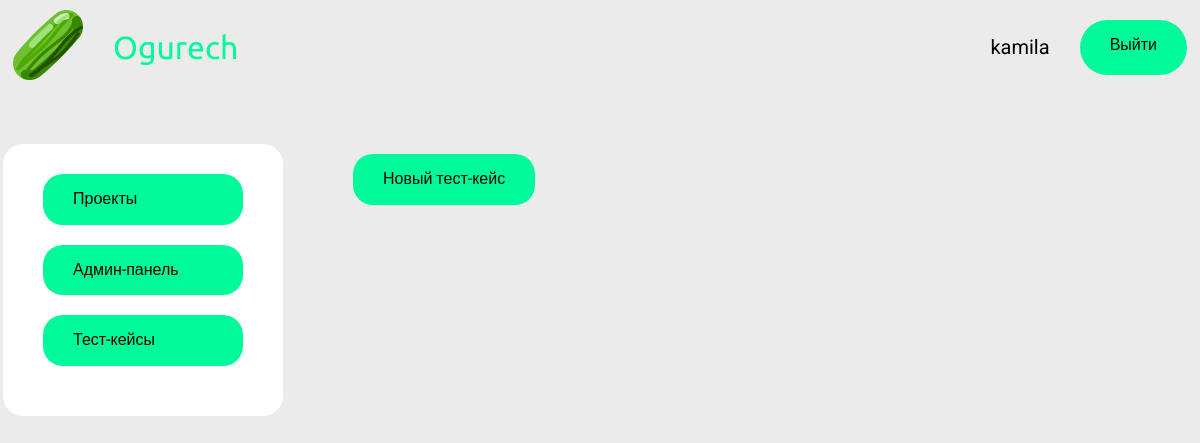
Page /test/test_cases (signed in) on the earlier database version.
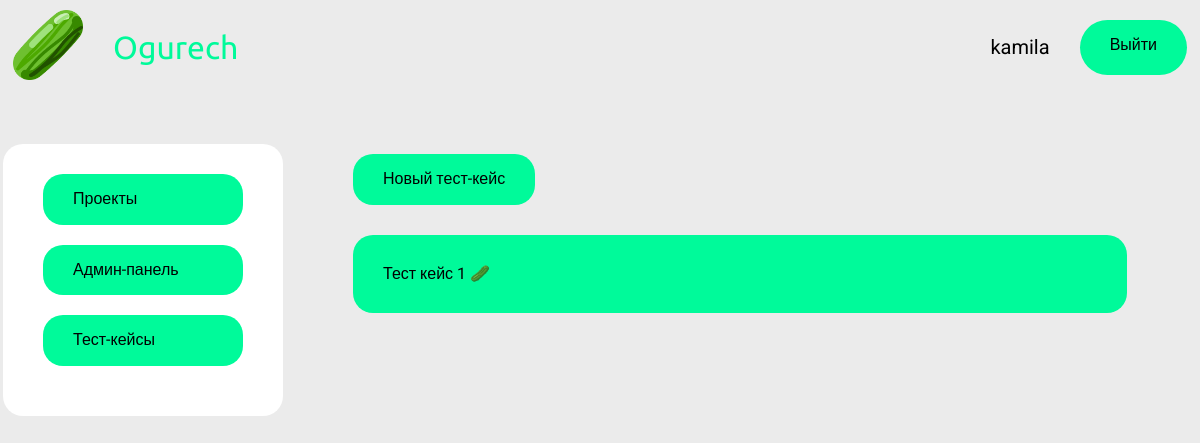
Same page on the later database version.
### service/models.py (models this page shows)
class TestCase(models.Model):
    description = models.TextField()
    expectedResult = models.CharField(max_length=200)

### service/views.py (the view)
    def wrapper(*args, **kwargs) -> HttpResponse:
        request, data = func(*args, **kwargs)
        if not data['ok']:
            return render(request, ERROR.get_html(), context=data)
        return render(request, f'{data["template"]}.html', data)

### service/pages.py (called while the page is built)
    def get_full_name(self):
        return f'service/{self.name}'

### service/repository.py (called while the page is built)
    @staticmethod
    def find_test_cases():
        return TestCase.objects.all()

### service/service.py (called while the page is built)
    @staticmethod
    def find_test_cases():
        return list(DB.find_test_cases().values())

### service/views.py (called while the page is built)
def return_data_template(func):
    def wrapper(*args, **kwargs) -> HttpResponse:
        request, data = func(*args, **kwargs)
        if not data['ok']:
            return render(request, ERROR.get_html(), context=data)
        return render(request, f'{data["template"]}.html', data)
    return wrapper

@login_required(login_url='login')
@return_data_template
def find_test_cases(request):
    test_cases = ProjectService.find_test_cases()
    data = {'ok': True, 'test_cases': test_cases, 'template': TEST_CASES.get_full_name(), 'action': 'FIND',
            'body': 'projects'}
    return request, data

### service/templates/service/test_cases.html (shortened to what this page needs)
{% extends 'base.html' %}
{% block main %}
    <main class="main container">
        <div class="wrapper">
            {% include 'include/side-menu.html' %}
            <section class="releases content-section">
                <div class="btns">
                    <input class="add-btn" type="submit" value="Новый тест-кейс" />
                </div>
                <span class="content">
                    {% for test_case in test_cases %}
                        <div class="card">
                            <div class="card-title">
                                <span class="card-name">Тест кейс {{ test_case.id }}</span>
                                <span class="result-emoji">🥒</span>
                            </div>
                        </div>
                    {% endfor %}
                </span>
            </section>
      </div>
    </main>
{% endblock %}

Differences in the rows shown:
added TestCase: id "1"
